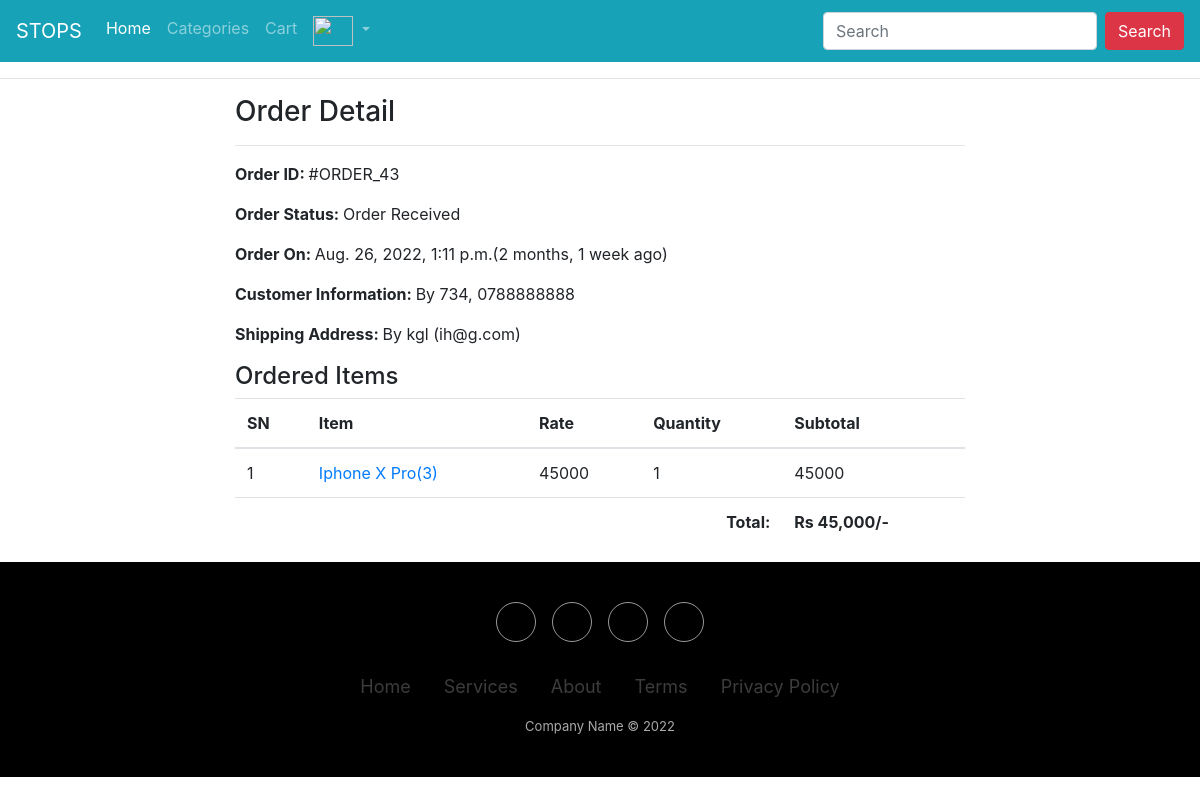
The app's page /profile/order-43/ (signed in), older data.
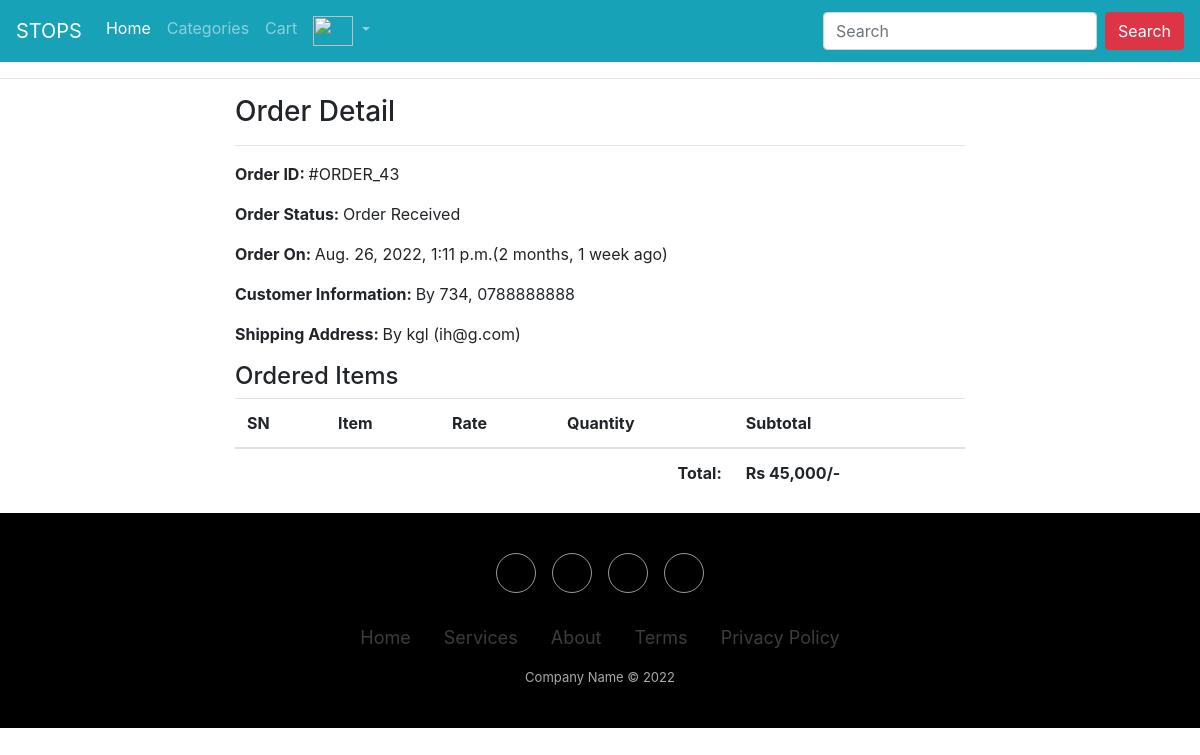
The same page, newer data.
### ecomapp/models.py (models this page shows, shortened)
class CartProduct(models.Model):
    cart = models.ForeignKey(Cart, on_delete=models.CASCADE)
    product = models.ForeignKey(Product, on_delete=models.CASCADE)
    cargo = models.ForeignKey(Cargo, on_delete=models.CASCADE,blank=True,null=True )
    rate = models.PositiveIntegerField()
    quantity = models.PositiveIntegerField()
    subtotal = models.PositiveIntegerField()

class Product(models.Model):
    title = models.CharField(max_length=200)
    slug = models.SlugField(unique=True)
    category = models.ForeignKey(Category, on_delete=models.CASCADE)
    image = models.ImageField(upload_to="products")
    marked_price = models.PositiveIntegerField()
    selling_price = models.PositiveIntegerField()
    description = models.TextField()
    warranty = models.CharField(max_length=300, null=True, blank=True)
    return_policy = models.CharField(max_length=300, null=True, blank=True)
    view_count = models.PositiveIntegerField(default=0)
    productowner=models.CharField(User.get_full_name, max_length=300, default="ihamegrbt@gmail.com")

### ecomapp/views.py (the view)
# urls.py: path("profile/order-<int:pk>/", CustomerOrderDetailView.as_view(),
class CustomerOrderDetailView(DetailView):
    template_name = "customerorderdetail.html"
    model = Order
    context_object_name = "ord_obj"
    def dispatch(self, request, *args, **kwargs):
        if request.user.is_authenticated and Customer.objects.filter(user=request.user).exists():
            order_id = self.kwargs["pk"]
            order = Order.objects.get(id=order_id)
            if request.user.customer != order.cart.customer:
                return redirect("ecomapp:customerprofile")
        else:
            return redirect("/login/?next=/profile/")
        return super().dispatch(request, *args, **kwargs)

### templates/customerorderdetail.html (shortened to what this page needs)
{% extends "base1.html" %}
{% load humanize %}
{% block content %}
<div class="container">
    <div class="row">
        <div class="col-md-8 mx-auto">
            <h3>Order Detail</h3><hr>
            <p><span class="font-weight-bold">Order ID: </span> #ORDER_{{ord_obj.id}}</p>
            <p><span class="font-weight-bold">Order Status: </span> {{ord_obj.order_status}}</p>
            <p><span class="font-weight-bold">Order On: </span> {{ord_obj.created_at}}({{ord_obj.created_at|timesince}} ago)</p>
            <p><span class="font-weight-bold">Customer Information: </span> By {{ord_obj.ordered_by}}, {{ord_obj.mobile}}</p>
            <p><span class="font-weight-bold">Shipping Address: </span> By {{ord_obj.shipping_address}} ({{ord_obj.email}})</p>
            <h4>Ordered Items</h4>
            <table class="table">
                <thead>
                    <tr>
                        <th>SN</th>
                        <th>Item</th>
                        <th>Rate</th>
                        <th>Quantity</th>
                        <th>Subtotal</th>
                    </tr>
                </thead>
                <tbody>
                    {% for cp in ord_obj.cart.cartproduct_set.all %}
                    <tr>
                        <td>{{forloop.counter}}</td>
                        <td><a target="_blank" href="{% url 'ecomapp:productdetail' cp.product.slug %}">{{cp.product.title}}({{cp.product.id}})</a></td>
                        <td>{{cp.rate}}</td>
                        <td>{{cp.quantity}}</td>
                        <td>{{cp.subtotal}}</td>
                    </tr>
                    {% endfor %}
                    <tr>
                        <th colspan="4" class="text-right">Total: </th>
                        <th>Rs {{ord_obj.total|intcomma}}/-</th>
                    </tr>
                </tbody>
            </table>
        </div>
    </div>
</div>
{% endblock %}

Row changes from the older to the newer data that the page shows:
removed CartProduct: product "Iphone X Pro", product.id "3", rate "45000", quantity "1", subtotal "45000"
